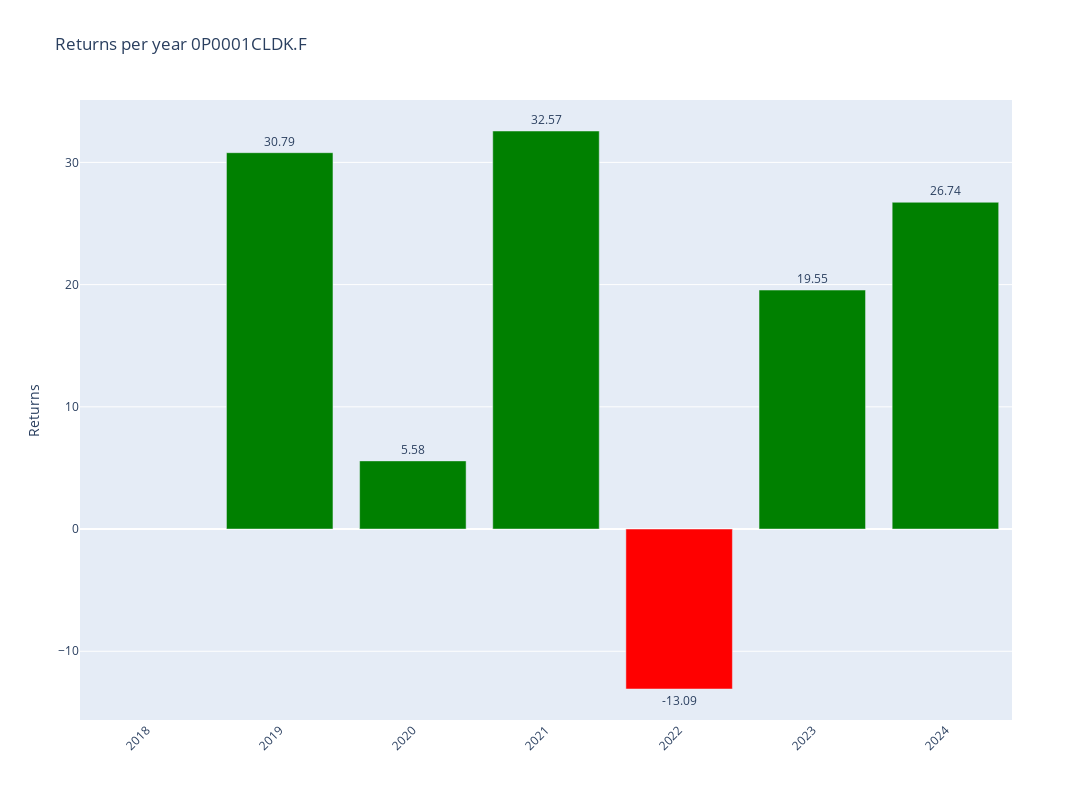

Source (notebook cell):
### Code cell
# Plotly
fig = make_subplots()

# Add colors
colors = ['green' if x >= 0 else 'red' for x in annual_data['Return']]

# Graph (1,1)
fig.add_trace(go.Bar(y=annual_data['Return'],x=annual_data['Return'].index,text=round(annual_data['Return'],2),textposition='outside',marker_color=colors,hoverinfo='skip'),row=1,col=1)

# Update xaxis properties
fig.update_yaxes(title_text="Returns", row=1, col=1)

fig.update_layout(xaxis=dict(tickvals=annual_data.index,tickangle=-45),height=800, width=1300,title=f"Returns per year {ticker}")

fig.show()

### Figure 1 — Plotly figure (JSON) as saved in the notebook; plotly's stock layout.template omitted (floating-point values rounded to 4 significant figures)
{"data": [{"hoverinfo": "skip", "marker": {"color": ["red", "green", "green", "green", "red", "green", "green"]}, "text": [null, 30.79, 5.58, 32.57, -13.09, 19.55, 26.74], "textposition": "outside", "type": "bar", "x": [2018, 2019, 2020, 2021, 2022, 2023, 2024], "xaxis": "x", "y": [null, 30.79, 5.577, 32.57, -13.09, 19.55, 26.74], "yaxis": "y"}], "layout": {"height": 800, "title": {"text": "Returns per year 0P0001CLDK.F"}, "width": 1300, "xaxis": {"anchor": "y", "domain": [0, 1], "tickangle": -45, "tickvals": [2018, 2019, 2020, 2021, 2022, 2023, 2024]}, "yaxis": {"anchor": "x", "domain": [0, 1], "title": {"text": "Returns"}}}}
